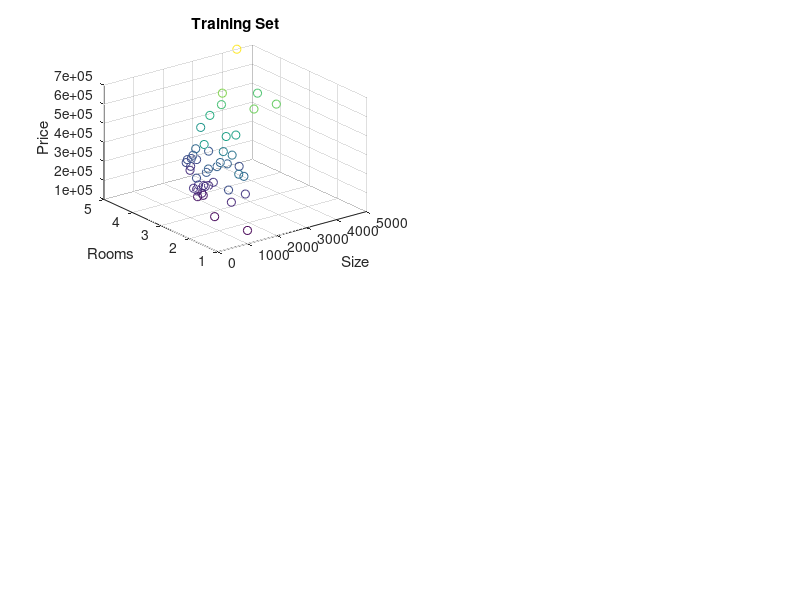

Source code (MATLAB): (Note: this script raises an error after producing the figure.)
% Clear variables and a screen.
clear; close all; clc;

% Loading training data from file ----------------------------------------------
fprintf('Loading the training data from file...\n\n');

% Loading training data from file.
data = load('house_prices.csv');

% Split data into features and results.
X = data(:, 1:2);
y = data(:, 3);

% Plotting training data -------------------------------------------------------
fprintf('Plotting the training data...\n\n');

% Create a window, position and resize it.
figure(1, 'position', [50, 50, 850, 650]);

% Split the figure on 2x2 sectors.
% Start drawing in first sector.
subplot(2, 2, 1);

scatter3(X(:, 1), X(:, 2), y, [], y(:), 'o');
title('Training Set');
xlabel('Size');
ylabel('Rooms');
zlabel('Price');

% Running linear regression ----------------------------------------------------
fprintf('Running linear regression...\n');

% Setup regularization parameter.
lambda = 0;

alpha = 0.1;
num_iterations = 50;
[theta mu sigma X_normalized J_history] = linear_regression_train(X, y, alpha, lambda, num_iterations);

fprintf('- Initial cost: %f\n', J_history(1));
fprintf('- Optimized cost: %f\n', J_history(end));

fprintf('- Theta (with normalization):\n');
fprintf('-- %f\n', theta);
fprintf('\n');

% Calculate model parameters using normal equation -----------------------------
fprintf('Calculate model parameters using normal equation...\n');

X_normal = [ones(size(X, 1), 1) X];
theta_normal = normal_equation(X_normal, y);
normal_cost = cost_function(X_normal, y, theta_normal, lambda);

fprintf('- Normal function cost: %f\n', normal_cost);

fprintf('- Theta (without normalization):\n');
fprintf('-- %f\n', theta_normal);
fprintf('\n');

% Plotting normalized training data --------------------------------------------
fprintf('Plotting normalized training data...\n\n');

% Start drawing in second sector.
subplot(2, 2, 2);

scatter3(X_normalized(:, 2), X_normalized(:, 3), y, [], y(:), 'o');
title('Normalized Training Set');
xlabel('Normalized Size');
ylabel('Normalized Rooms');
zlabel('Price');

% Draw gradient descent progress ------------------------------------------------
fprintf('Plot gradient descent progress...\n\n');

% Continue plotting to the right area.
subplot(2, 2, 3);

plot(1:num_iterations, J_history);
xlabel('Iteration');
ylabel('J(\theta)');
title('Gradient Descent Progress');

% Plotting hypothesis plane on top of training set -----------------------------
fprintf('Plotting hypothesis plane on top of training set...\n\n');

% Get apartment size and rooms boundaries.
apt_sizes = X_normalized(:, 2);
apt_rooms = X_normalized(:, 3);
apt_size_range = linspace(min(apt_sizes), max(apt_sizes), 10);
apt_rooms_range = linspace(min(apt_rooms), max(apt_rooms), 10);

% Calculate predictions for each possible combination of rooms number and appartment size.
apt_prices = zeros(length(apt_size_range), length(apt_rooms_range));
for apt_size_index = 1:length(apt_size_range)
    for apt_room_index = 1:length(apt_rooms_range)
        X = [1, apt_size_range(apt_size_index), apt_rooms_range(apt_room_index)];
        apt_prices(apt_size_index, apt_room_index) = hypothesis(X, theta);
    end
end

% Plot the plane on top of training data to see how it feets them.
subplot(2, 2, 2);
hold on;
mesh(apt_size_range, apt_rooms_range, apt_prices);
legend('Training Examples', 'Hypothesis Plane')
hold off;
